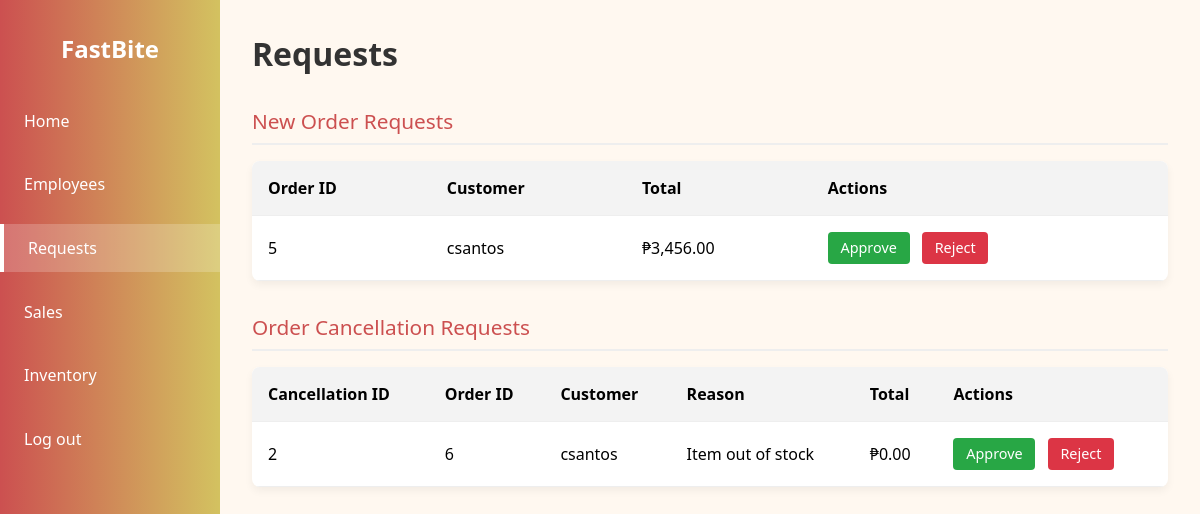
The app's page /requests.php (signed in) with its own data.
### tables this page shows
CREATE TABLE `order` (
  `order_id` int(11) NOT NULL,
  `customer_id` int(11) NOT NULL,
  `employee_id` int(11) DEFAULT NULL,
  `order_date` datetime NOT NULL DEFAULT current_timestamp(),
  `order_status` varchar(50) NOT NULL DEFAULT 'Pending',
  `total_amount` decimal(10,2) NOT NULL
);

CREATE TABLE `users` (
  `user_id` int(11) NOT NULL,
  `username` varchar(50) NOT NULL,
  `password` varchar(255) NOT NULL,
  `role` enum('admin','employee','customer') NOT NULL,
  `email` varchar(100) DEFAULT NULL
);

CREATE TABLE `order_cancellation` (
  `cancellation_id` int(11) NOT NULL,
  `order_id` int(11) NOT NULL,
  `cancellation_reason` varchar(255) NOT NULL,
  `cancellation_date` varchar(255) NOT NULL
);

### requests.php (the view, shortened to what this page needs)
<?php
include('includes/config.php');
$orderQuery = "
    SELECT
        o.order_id,
        u.username AS customer,
        o.total_amount
    FROM `order` o
    JOIN users u ON o.customer_id = u.user_id
    WHERE o.order_status = 'Pending'
    ORDER BY o.order_id DESC
";
$orderStmt = $dbh->prepare($orderQuery);
$orderStmt->execute();
$orderRequests = $orderStmt->fetchAll(PDO::FETCH_ASSOC);
$cancelQuery = "
    SELECT
        c.cancellation_id,
        c.order_id,
        u.username AS customer,
        c.cancellation_reason,
        o.total_amount
    FROM order_cancellation c
    JOIN `order` o ON c.order_id = o.order_id
    JOIN users u ON o.customer_id = u.user_id
    ORDER BY c.cancellation_id DESC
";
$cancelStmt = $dbh->prepare($cancelQuery);
$cancelStmt->execute();
$cancelRequests = $cancelStmt->fetchAll(PDO::FETCH_ASSOC);
?>
<!DOCTYPE html>
<html lang="en">
<head>
</head>
<body>
<nav class="sidebar">
  <h2>FastBite</h2>
  <ul>
    <li><a href="admin-dashboard.php">Home</a></li>
    <li><a href="employee-database.php">Employees</a></li>
    <li><a href="requests.php" class="active">Requests</a></li>
    <li><a href="sales-report.php">Sales</a></li>
    <li><a href="inventory-report.php">Inventory</a></li>
    <li><a href="logout.php">Log out</a></li>
  </ul>
</nav>
<div class="main-content">
  <h1>Requests</h1>
  <div class="section-title">New Order Requests</div>
  <table>
    <thead>
      <tr>
        <th>Order ID</th>
        <th>Customer</th>
        <th>Total</th>
        <th>Actions</th>
      </tr>
    </thead>
    <tbody>
      <?php foreach ($orderRequests as $order): ?>
      <tr>
        <td><?= htmlspecialchars($order['order_id']) ?></td>
        <td><?= htmlspecialchars($order['customer']) ?></td>
        <td>₱<?= number_format($order['total_amount'], 2) ?></td>
        <td>
          <form method="POST" action="requests.php" style="display:inline">
            <button class="btn approve-btn" type="submit">Approve</button>
          </form>
          <form method="POST" action="requests.php" style="display:inline">
            <button class="btn reject-btn" type="submit">Reject</button>
          </form>
        </td>
      </tr>
      <?php endforeach; ?>
    </tbody>
  </table>
  <div class="section-title">Order Cancellation Requests</div>
  <table>
    <thead>
      <tr>
        <th>Cancellation ID</th>
        <th>Order ID</th>
        <th>Customer</th>
        <th>Reason</th>
        <th>Total</th>
        <th>Actions</th>
      </tr>
    </thead>
    <tbody>
      <?php foreach ($cancelRequests as $cancel): ?>
      <tr>
        <td><?= htmlspecialchars($cancel['cancellation_id']) ?></td>
        <td><?= htmlspecialchars($cancel['order_id']) ?></td>
        <td><?= htmlspecialchars($cancel['customer']) ?></td>
        <td><?= htmlspecialchars($cancel['cancellation_reason']) ?></td>
        <td>₱<?= number_format($cancel['total_amount'], 2) ?></td>
        <td>
          <form method="POST" action="requests.php" style="display:inline">
            <button class="btn approve-btn" type="submit">Approve</button>
          </form>
          <form method="POST" action="requests.php" style="display:inline">
            <button class="btn reject-btn" type="submit">Reject</button>
          </form>
        </td>
      </tr>
      <?php endforeach; ?>
    </tbody>
  </table>
</div>
</body>
</html>

### requests.php (style rules this page uses)
:root { --sidebar-width: 220px; --primary: #cc5050; --secondary: #d3c260; --bg-light: #fff8f0; --text-dark: #333; }
* { box-sizing: border-box; margin: 0; padding: 0; font-family: "Segoe UI", sans-serif; }
body { display: flex; background-color: var(--bg-light); min-height: 100vh; }
.sidebar { width: var(--sidebar-width); background: linear-gradient(to right, var(--primary), var(--secondary)); color: white; padding-top: 2rem; position: fixed; top: 0; bottom: 0; left: 0; }
.sidebar h2 { text-align: center; margin-bottom: 2rem; font-size: 1.5rem; }
.sidebar ul { list-style: none; padding: 0; }
.sidebar ul li { margin: 1rem 0; }
.sidebar ul li a { color: white; text-decoration: none; padding: 0.8rem 1.5rem; display: block; transition: background 0.3s; }
.sidebar ul li a:hover, .sidebar ul li a.active { background: rgba(255, 255, 255, 0.2); border-left: 4px solid white; }
.main-content { margin-left: var(--sidebar-width); padding: 2rem; flex: 1; }
.main-content h1 { font-size: 2rem; margin-bottom: 1rem; color: var(--text-dark); }
.section-title { font-size: 1.3rem; color: var(--primary); margin: 2rem 0 1rem; border-bottom: 2px solid #eee; padding-bottom: 0.5rem; }
table { width: 100%; border-collapse: collapse; background: white; border-radius: 8px; overflow: hidden; box-shadow: 0 4px 8px rgba(0,0,0,0.05); margin-bottom: 2rem; }
th, td { padding: 1rem; text-align: left; border-bottom: 1px solid #eee; }
th { background: #f3f3f3; }
.btn { padding: 0.4rem 0.8rem; margin-right: 0.5rem; font-size: 0.9rem; border: none; border-radius: 4px; cursor: pointer; }
.approve-btn { background-color: #28a745; color: white; }
.reject-btn { background-color: #dc3545; color: white; }

### records on screen
order: order_id "5", customer.username "csantos", total_amount "3,456.00"
order_cancellation: cancellation_id "2", order "6", users.username "csantos", cancellation_reason "Item out of stock", order.total_amount "0.00"
